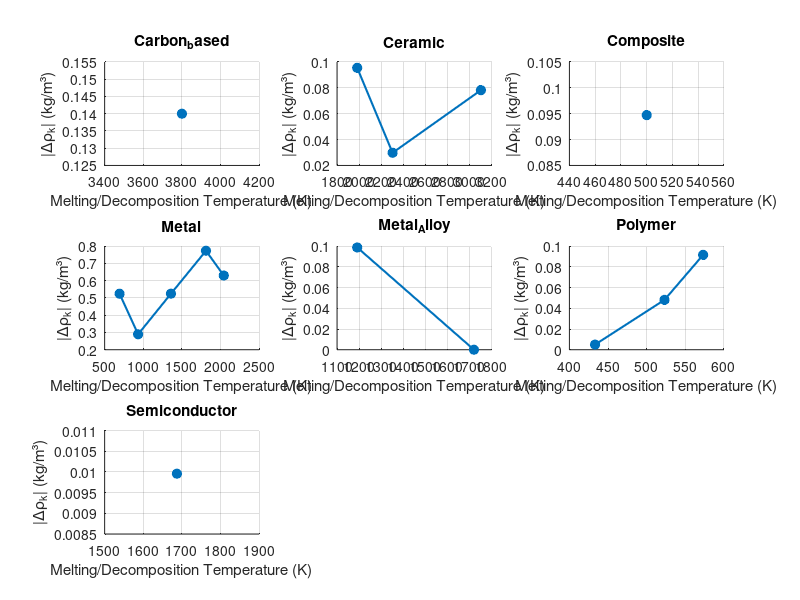

Recreate this plot in MATLAB. (Note: this script raises an error after producing the figure.)
% Load material data
materials = {
    'Polyethylene terephthalate (PET)', 'Polymer', 1.38, 1.33, 523;
    'Polypropylene', 'Polymer', 0.855, 0.850, 433.2;
    'Stainless steel', 'Metal_Alloy', 7.9, 7.9, 1720;
    'Copper', 'Metal', 8.96, 8.40, 1358;
    'Polyurethane', 'Polymer', 1.2, 1.1, 573;
    'Brass', 'Metal_Alloy', 8.5, 8.4, 1191.5;
    'Zinc', 'Metal', 7.14, 6.57, 693;
    'Aluminium', 'Metal', 2.70, 2.37, 933;
    'Sapphire', 'Ceramic', 3.98, 3.95, 2303;
    'Magnesia (MgO)', 'Ceramic', 3.58, 3.50, 3103;
    'Silica (SiO2)', 'Ceramic', 2.2, 2.1, 1983;
    'Iron', 'Metal', 7.87, 7.0, 1811;
    'Silicon', 'Semiconductor', 2.33, 2.32, 1687;
    'Graphite', 'Carbon_based', 2.25, 2.1, 3800;
    'Platinum', 'Metal', 21.45, 20.8, 2041;
    'Glass fiber-reinforced epoxy', 'Composite', 1.9, 1.8, 500;
};

% Initialize storage
classes = unique(materials(:,2));
data = struct();

% Sanitize class names
for i = 1:length(classes)
    class = classes{i};
    sanitized_class = strrep(class, '-', '_');
    data.(sanitized_class).T = [];
    data.(sanitized_class).DeltaRhoK = [];
end

for i = 1:size(materials, 1)
    class = materials{i,2};
    sanitized_class = strrep(class, '-', '_');
    rho_s = materials{i,3};
    rho_l = materials{i,4};
    T = materials{i,5};
    
    % Compute density change if both values exist
    if ~isnan(rho_s) && ~isnan(rho_l)
        delta_rho = rho_s - rho_l;
        delta_rho_k = abs((rho_l * delta_rho) / rho_s);
        data.(sanitized_class).T = [data.(sanitized_class).T, T];
        data.(sanitized_class).DeltaRhoK = [data.(sanitized_class).DeltaRhoK, delta_rho_k];
    end
end

% Plot results
numClasses = length(classes);
figure;
for i = 1:numClasses
    sanitized_class = strrep(classes{i}, '-', '_');
    subplot(ceil(sqrt(numClasses)), ceil(sqrt(numClasses)), i);
    if ~isempty(data.(sanitized_class).T)
        T_sorted = sort(data.(sanitized_class).T);
        DeltaRhoK_sorted = data.(sanitized_class).DeltaRhoK;
        [~, sortIdx] = sort(data.(sanitized_class).T);
        DeltaRhoK_sorted = DeltaRhoK_sorted(sortIdx);
        
        scatter(data.(sanitized_class).T, data.(sanitized_class).DeltaRhoK, 50, 'filled');
        hold on;
        plot(T_sorted, DeltaRhoK_sorted, '-o', 'LineWidth', 1.5);
    end
    title(classes{i});
    xlabel('Melting/Decomposition Temperature (K)');
    ylabel('|Δρ_k| (kg/m³)');
    grid on;
end
sgtitle('Density Change vs Temperature for Different Material Classes');
